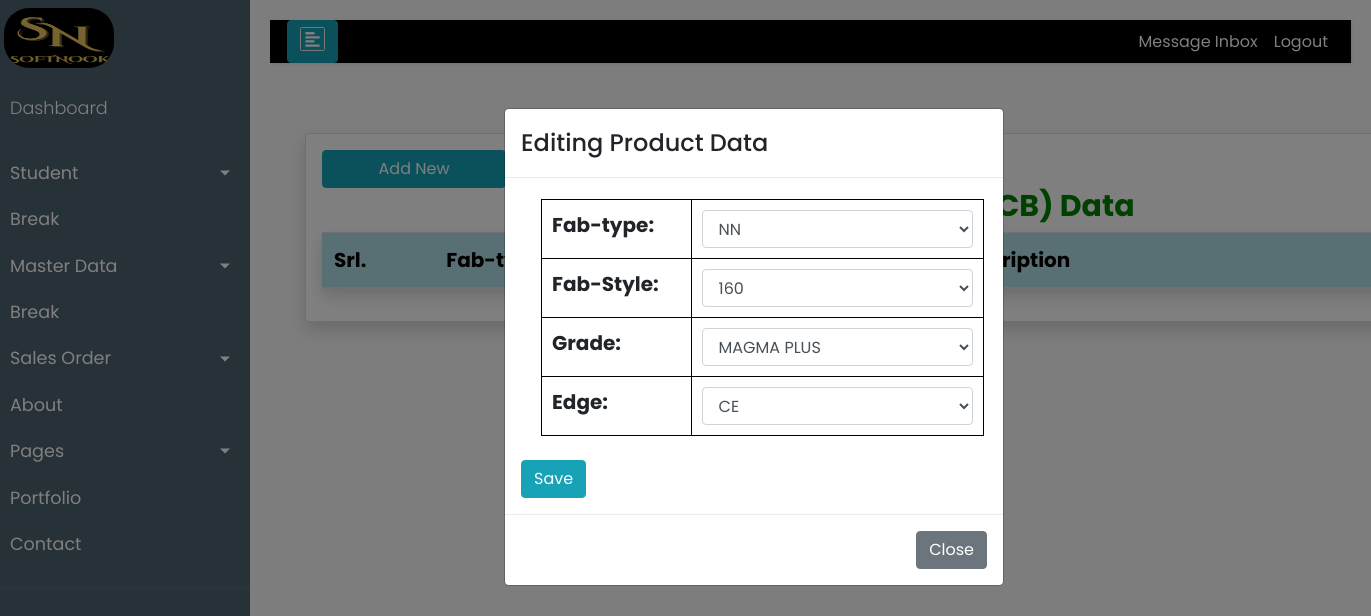
Screenshot of /product/edit-tcb-product/1/ with the database file from the repository.
### product/models.py (models this page shows, shortened)
class Product(models.Model):
    prod_code = models.CharField(verbose_name='Prod-Code', max_length=10, unique=True, null=True, blank=True)
    PROD_CHOICES    = (
 		 (None, 'Select'),
         ('01', 'SCB'),
         ('02', 'TCB'),
         ('03', 'S-PIPE'),
         ('04', 'T-PIPE'),
	)
    prod_tag        = models.CharField(verbose_name='Prod-Catg', max_length=7,
	                                  choices=PROD_CHOICES, null=True, blank=True)
    FAB_CHOICES     = (
 		 (None, 'Select'),
         ('01', 'NN'),
         ('02', 'EP'),
         ('03', 'PP'),
	)
    fab_type        = models.CharField(verbose_name='Fab-type', max_length=5,
	                                  choices=FAB_CHOICES, null=True, blank=True)
    FAB_DSG  = (
         (None, 'Select'),
         ('01', '90'),
         ('02', '100'),
         ('03', '125'),
         ('04', '160'),
         ('05', '200'),
         ('06', '250'),
         ('07', '315'),
         ('08', '350'),
         ('09', '400'),
         ('10', '450'),
         ('11', '500'),
    )
    fab_str         = models.CharField(verbose_name='Fab-Style', max_length=3,
	                                  choices=FAB_DSG, null=True, blank=True)
    grade           = models.ForeignKey("Grade", verbose_name="Grade", on_delete=models.CASCADE, null=True, blank=True)
    EDGE_CHOICES = (
 		 (None, 'Select'),
         ('01', 'CE'),
         ('02', 'ME'),
	)
    edge            = models.CharField(verbose_name='Edge', max_length=5,choices=EDGE_CHOICES, null=True, blank=True)
    ST_CHOICES = (
            (None, 'Select'),
            ('ST 1000','ST 1000'),
            ('ST 1250','ST 1250'),
            ('ST 1400','ST 1400'),
            ('ST 1600','ST 1600'),
            ('ST 1800','ST 1800'),
            ('ST 2000','ST 2000'),
            ('ST 2500','ST 2500'),
            ('ST 2800','ST 2800'),
            ('ST 3150','ST 3150'),
            ('ST 3500','ST 3500'),
            ('ST 4000','ST 4000'),
            ('ST 4500','ST 4500'),
            ('ST 5000','ST 5000'),
            ('ST 5400','ST 5400'),
            ('ST 6300','ST 6300'),
            ('ST 6800','ST 6800'),
            ('ST 7500','ST 7500'),
            ('ST 2250','ST 2250'),
	)
    st_rating       = models.CharField(verbose_name='Strength', max_length=7,choices=ST_CHOICES, null=True, blank=True)
    STCON_CHOICES   = (
 		 (None, 'Select'),
         ('01', '7x7'),
         ('02', '7x19'),
	)
    cord_const      = models.CharField(verbose_name='Cord Const.', max_length=15,choices=STCON_CHOICES, null=True, blank=True)
    prod_des        = models.CharField(verbose_name='Item Description', max_length=250, null=True, blank=True)
    created_date    = models.DateTimeField(auto_now_add=True)
    modified_date   = models.DateTimeField(auto_now=True)
    email 	        = models.ForeignKey(Account,verbose_name="email key", on_delete=models.CASCADE, null=True, blank=True)

### product/views.py (the view)
# urls.py: path('edit-tcb-product/<str:product_id>/', edit_tcb_product, name='edit-tcb-product'),
def edit_tcb_product(request, product_id):
    product = get_object_or_404(Product, pk=product_id)
    if request.method == 'POST':
        form = ProductTCBForm(request.POST, instance=product)
        if form.is_valid():
            matl = form.save(commit=False)
            grd=str(matl.grade.id)
            if len(grd) == 1:
                grd="0"+grd
            matl.prod_des = "TCB "+str(matl.get_fab_type_display())+str(matl.get_fab_str_display())+" "+str(matl.grade.name)+" "+str(matl.get_edge_display())
            try:
                matl.prod_code = str(matl.prod_tag)+str(matl.fab_type)+str(matl.fab_str)+grd+str(matl.edge)
                form.save()
                return redirect('product:prod-tcb-crud')
            except IntegrityError:
                error_message =  "<b>"+matl.prod_des+"</b> already exists.<br> Please enter a unique combination."
                return render(request, 'product/edit_tcb_row.html', {'error_message': error_message})
    else:
        form = ProductTCBForm(instance=product)
    return render(request, 'product/edit_tcb_row.html', {'form': form, 'product': product})

### product/forms.py (shortened to what this page needs)
class ProductTCBForm(forms.ModelForm):
    class Meta:
        model = Product
        exclude = ['email','prod_code','prod_tag','prod_des','st_rating','cord_dia','cord_const','sensor_loop','pitch','no_cords']
    def __init__(self, *args, **kwargs):
        super().__init__(*args, **kwargs)
        for field_name, field in self.fields.items():
            field.widget.attrs.update({'class': 'form-control skip-enter'})
            field.required = True
    """
        self.fields['brkr_no'].required = False
        self.fields['brkr_type'].required = False


    def clean(self):
        cleaned_data = super().clean()
        brkr_no_value = cleaned_data.get('brkr_no')

        if brkr_no_value:
            brkr_type_value = cleaned_data.get('brkr_type')
            if not brkr_type_value:
                self.add_error('brkr_type', 'Breaker Type is required when No of Breaker is not empty.')

        return cleaned_data
    """

### product/models.py (called while the page is built)
    def __str__(self):
        return self.name

### product/templates/product/edit_tcb_row.html (shortened to what this page needs)
<!doctype html>
<html lang="en">
	{% block content %}
	{% include "product/CRUD_table_form.html" %}
  <head>
  </head>
  <body>
  <br>
  <br>
  <br>
  <div class="modal fade" id="myModal" role="dialog">
    <div class="modal-dialog">
      <div class="modal-content">
        <div class="modal-header">
            <h4 class="modal-title">Editing Product Data</h4>
        </div>
        <div class="modal-body">
          <form method="POST">
		  <table id="my-table" class="container" style="width:95%;" border="1">
				{{ form }}
		  </table>
		  <br>
			{% if error_message %}
                            <div class="alert alert-danger">
                                {{ error_message|safe }}
                            </div>
            {% else %}
							<button type="submit" style="text-align:left;" class="btn btn-info">Save</button>
			{% endif %}
		</form>
        </div>
        <div class="modal-footer">
			<button type="button"  class="btn btn-secondary" id="closeModalBtn" data-dismiss="modal">Close</button>
		</div>
      </div>
    </div>
  </div>
{% endblock content %}
</body>
</html>

### templates/base.html (style rules this page uses)
body { font-family: 'Poppins', sans-serif; background: #fafafa; }

### product/templates/product/CRUD_table_form.html (style rules this page uses)
.container { margin-top: 5px; margin-left: 20px; font-size:20px; width:100%; }
#my-table td { width: 500px; padding: 10px; border: 1px solid #000; }
#my-table th { width: 200px; padding: 10px; border: 1px solid #000; }

### product/templates/product/edit_tcb_row.html (style rules this page uses)
.modal { position: absolute; top: 10%; left: 10%; }

### rows the page displays
Product: fab_type "NN", fab_str "160", grade "MAGMA PLUS", edge "CE"
